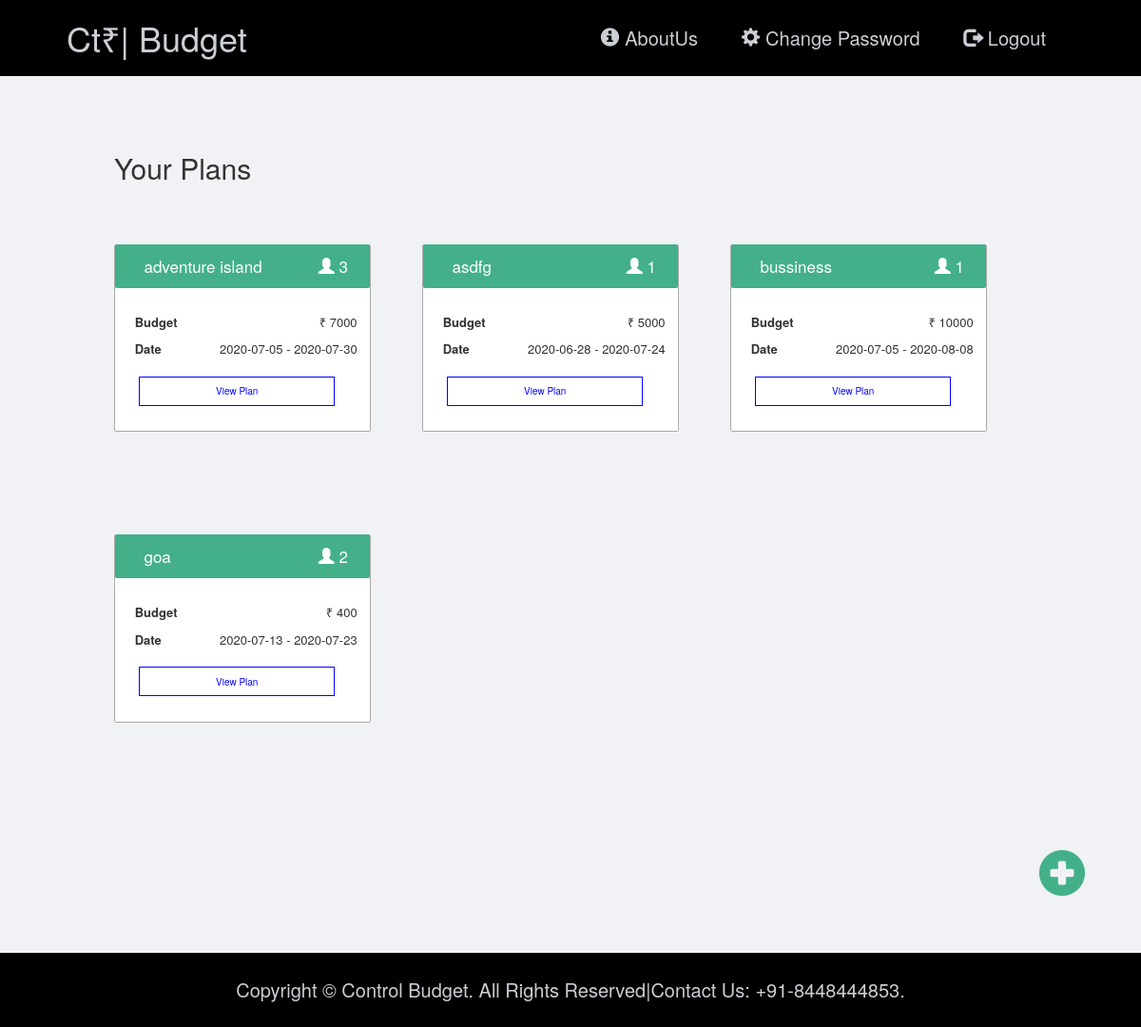
The page /home.php (signed in) on the database its author committed.
### tables this page shows
CREATE TABLE IF NOT EXISTS `plans` (
  `C_email` varchar(100) NOT NULL,
  `Title` varchar(100) NOT NULL,
  `Froms` varchar(100) NOT NULL,
  `Tos` varchar(100) NOT NULL,
  `InitialBudget` bigint(100) NOT NULL,
  `NoPeople` int(100) NOT NULL,
  PRIMARY KEY (`Title`),
  KEY `C_email` (`C_email`)
);

### home.php (the view, shortened to what this page needs)
<!DOCTYPE html>
<html>
    <head>
         <link rel="stylesheet" href="https://maxcdn.bootstrapcdn.com/bootstrap/3.4.1/css/bootstrap.min.css">
        <link rel="stylesheet" href="style.css" type="text/css" >
    </head>
    <body>
        <div class="responsive">
                <?php include "header.php"; ?>
            <div class="homeback">
              <?php
                   $connect= mysqli_connect("localhost:3308","root","","budget") or die(mysqli_error($connect));
                   $select="select C_email from plans";
                    $query= mysqli_query($connect, $select);
                    $total_rows= mysqli_num_rows($query);
                    $count=0;
                    for($i=1;$i<=$total_rows;$i=$i+1)
                    {
                        $rows= mysqli_fetch_array($query);
                        if($_SESSION['Email']==$rows['C_email'])
                        {
                            $count=$count+1;
                        }
                    }
                    if($count==0)
                    {
                        echo "<div>
                      <h2>You don't have any active plans</h2><br>
                          <div class='empty_home'><a href='NewPlan.php'><span class='glyphicon glyphicon-plus-sign'></span> Create a New Plan</a></div>
                     </div>
                    </div>";
                    }
                    else
                    {
                        $Email=$_SESSION['Email'];
                      $select="select * from plans where C_email='$Email'";
                      $query= mysqli_query($connect, $select);
                      $total_rows= mysqli_num_rows($query);
                     echo "<h2>Your Plans</h2>";
                   for($i=0;$i<$total_rows;$i=$i+1)
                {
                    $plandetail= mysqli_fetch_array($query);
                    echo "<div class='plans'>
                    <div class='plan_head'>
                        <div class='plan_head1'>";
                        $Title=$plandetail['Title'];                        echo "$Title";
                        echo "</div>
                        <div class='plan_head2'>
                            <span class='glyphicon glyphicon-user'></span>";$person=$plandetail['NoPeople'];echo "    $person";
                        echo "</div>
                    </div>
                    <div class='plan_body'>
                        <div class='plan_heading'> Budget</div>
                        <div class='plan_result'> &#8377 ";$Initial=$plandetail['InitialBudget'];
echo "$Initial";echo "</div><br><br>
                        <div class='plan_heading'> Date</div>
                        <div class='plan_result'>";
                        $From=$plandetail['Froms'];$To=$plandetail['Tos'];echo "$From  -  $To";
                        echo "</div>
                <a href='lastpage.php'><button class=view_plan>View Plan</button></a>
                         </div>
                </div>";
                }
               echo " <div class='plan_btn'>
                    <br><a href='NewPlan.php'><span class='glyphicon glyphicon-plus-sign'></span></a>
                </div>";}
                 ?>
         </div>
            <?php  include "footer.php";
                 ?>
         </div>
         </body>
</html>

### header.php (shortened to what this page needs)
<div class="header">
            <h1 class="logo">Ct&#8377| Budget</h1>
            <ul class="menu">
                <a href="about-us.php"><span class="glyphicon glyphicon-info-sign"></span> AboutUs</a>
               <?php
               if(isset($_SESSION['Email']))
               {
                 echo "<a href='changepassword.php'><span class='glyphicon glyphicon-cog'></span> Change Password</a>
                <a href='logout.php'><span class='glyphicon glyphicon-log-out'></span> Logout</a>";
                               }
               else
               {
                echo "<a href='signup.php'><span class='glyphicon glyphicon-user'></span> SignUp</a>
                <a href='login.php'><span class='glyphicon glyphicon-log-in'></span> Login</a>";
                }?>
            </ul>
        </div>

### footer.php
<div class="footer">
            <center>
            Copyright © Control Budget. All Rights Reserved|Contact Us: +91-8448444853.
            </center>
        </div>

### style.css (style rules this page uses)
.header { background-color: black; color:#cbced4; height: 80px; }
.logo { line-height: 40px; float: left; padding-left: 70px; }
.menu { float: right; line-height: 80px; font-size: 20px; padding-right: 80px; }
.menu a { padding: 0px 20px; color: #cbced4; }
.footer { background-color: black; color: #cbced4; padding: 25px; font-size: 20px; margin-top: -5px; }
.homeback { background-color: #f1f2f6; padding:5% 0 10% 10%; }
.plans { border: 1px darkgray solid; width: 25%; border-radius: 2px; margin: 5% 5% 5% 0; display: inline-block; }
.plan_head { background-color:#43b08a; margin-top:-1px; border-radius: 2px; font-size: 1.7em; padding: 4%; color: white; }
.plan_head1 { padding-left: 8%; display: inline; }
.plan_head2 { display: inline; float: right; padding-right: 5% }
.plan_body { padding: 10% 5%; background-color: white; }
.plan_heading { font-size:1.3em; font-weight: bolder; padding-left: 3%; float: left; padding-bottom: 3%; }
.plan_result { float: right; padding-bottom: 3%; font-size: 1.3em; }
.view_plan { border:1px blue solid; margin: 5% 5% 0 5%; padding: 3% 33%; font-size: 1em; background-color: white; color: blue; }
.plan_btn { font-size: 5em; padding: 0 10% 0 90%; }
.plan_btn a { color:#43b08a; }
.homeback { padding-bottom: 50px; }
@media screen and (min-width: 768px) and (max-width:1200px) { .responsive { max-width: 100%; } }
@media screen and (min-width: 768px) and (max-width:1200px) { .homeback { font-size: 10px; } }
@media screen and (min-width: 1200px) { .responsive { margin: auto; max-width: 2000px; } }

### rows shown on the page
plans: Title "adventure island", NoPeople "3", InitialBudget "7000", Froms "2020-07-05", Tos "2020-07-30"
plans: Title "asdfg", NoPeople "1", InitialBudget "5000", Froms "2020-06-28", Tos "2020-07-24"
plans: Title "bussiness", NoPeople "1", InitialBudget "10000", Froms "2020-07-05", Tos "2020-08-08"
plans: Title "goa", NoPeople "2", InitialBudget "400", Froms "2020-07-13", Tos "2020-07-23"
